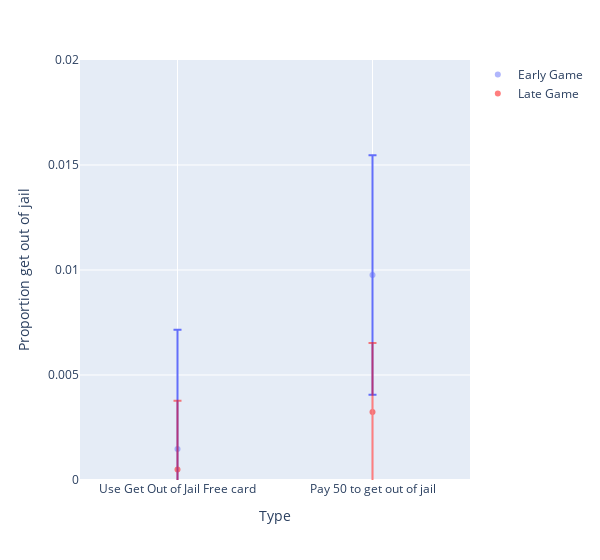

The notebook cell saved with this chart:
### Code cell
plot_jail_action_proportions(df_jail, 'Proportion get out of jail (early game)',
                             'Proportion get out of jail (late game)', 'Proportion get out of jail')

### Figure 1 — Plotly figure (JSON) as saved in the notebook; plotly's stock layout.template omitted (floating-point values rounded to 4 significant figures)
{"data": [{"error_y": {"array": [0.00568, 0.005704]}, "hovertemplate": "Type=%{x}<br>Proportion get out of jail (early game)=%{y}<extra></extra>", "legendgroup": "", "marker": {"color": "#636efa", "opacity": 0.5, "symbol": "circle"}, "mode": "markers", "name": "Early Game", "orientation": "v", "showlegend": true, "type": "scatter", "x": ["Use Get Out of Jail Free card", "Pay 50 to get out of jail"], "xaxis": "x", "y": [0.001475, 0.009766], "yaxis": "y"}, {"error_y": {"array": [0.003277, 0.003291]}, "hovertemplate": "Type=%{x}<br>Proportion get out of jail (late game)=%{y}<extra></extra>", "legendgroup": "", "marker": {"color": "red", "symbol": "circle"}, "mode": "markers", "name": "Late Game", "opacity": 0.5, "orientation": "v", "showlegend": true, "type": "scatter", "x": ["Use Get Out of Jail Free card", "Pay 50 to get out of jail"], "xaxis": "x", "y": [0.0005017, 0.003235], "yaxis": "y"}], "layout": {"legend": {"tracegroupgap": 0}, "margin": {"t": 60}, "width": 600, "xaxis": {"anchor": "y", "domain": [0, 1], "range": [-0.5, 1.5], "title": {"text": "Type"}}, "yaxis": {"anchor": "x", "domain": [0, 1], "range": [0, 0.02], "title": {"text": "Proportion get out of jail"}}}}
